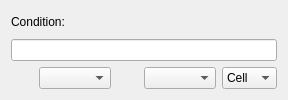
<?xml version="1.0" encoding="UTF-8"?>
<ui version="4.0">
 <class>HighlightWidget</class>
 <widget class="QWidget" name="HighlightWidget">
  <property name="geometry">
   <rect>
    <x>0</x>
    <y>0</y>
    <width>288</width>
    <height>100</height>
   </rect>
  </property>
  <property name="windowTitle">
   <string>Form</string>
  </property>
  <layout class="QGridLayout" name="gridLayout">
   <item row="2" column="3">
    <widget class="ColorWidget" name="fgColorWidget"/>
   </item>
   <item row="1" column="0" colspan="5">
    <widget class="ConditionLineEdit" name="conditionLineEdit"/>
   </item>
   <item row="2" column="2">
    <widget class="QLabel" name="fgColorLabel">
     <property name="minimumSize">
      <size>
       <width>16</width>
       <height>0</height>
      </size>
     </property>
     <property name="text">
      <string/>
     </property>
     <property name="buddy">
      <cstring>fgColorWidget</cstring>
     </property>
    </widget>
   </item>
   <item row="0" column="0" colspan="5">
    <widget class="QLabel" name="label">
     <property name="text">
      <string>Condition:</string>
     </property>
     <property name="buddy">
      <cstring>conditionLineEdit</cstring>
     </property>
    </widget>
   </item>
   <item row="2" column="4">
    <widget class="QComboBox" name="scopeComboBox">
     <item>
      <property name="text">
       <string>Cell</string>
      </property>
     </item>
     <item>
      <property name="text">
       <string>Row</string>
      </property>
     </item>
    </widget>
   </item>
   <item row="2" column="0">
    <widget class="QLabel" name="bgColorLabel">
     <property name="minimumSize">
      <size>
       <width>16</width>
       <height>0</height>
      </size>
     </property>
     <property name="text">
      <string/>
     </property>
     <property name="buddy">
      <cstring>bgColorWidget</cstring>
     </property>
    </widget>
   </item>
   <item row="2" column="1">
    <widget class="ColorWidget" name="bgColorWidget"/>
   </item>
  </layout>
 </widget>
 <customwidgets>
  <customwidget>
   <class>ColorWidget</class>
   <extends>QComboBox</extends>
   <header>ColorWidget.h</header>
  </customwidget>
  <customwidget>
   <class>ConditionLineEdit</class>
   <extends>QLineEdit</extends>
   <header>ConditionLineEdit.h</header>
  </customwidget>
 </customwidgets>
 <tabstops>
  <tabstop>conditionLineEdit</tabstop>
  <tabstop>bgColorWidget</tabstop>
  <tabstop>fgColorWidget</tabstop>
  <tabstop>scopeComboBox</tabstop>
 </tabstops>
 <resources/>
 <connections/>
</ui>
